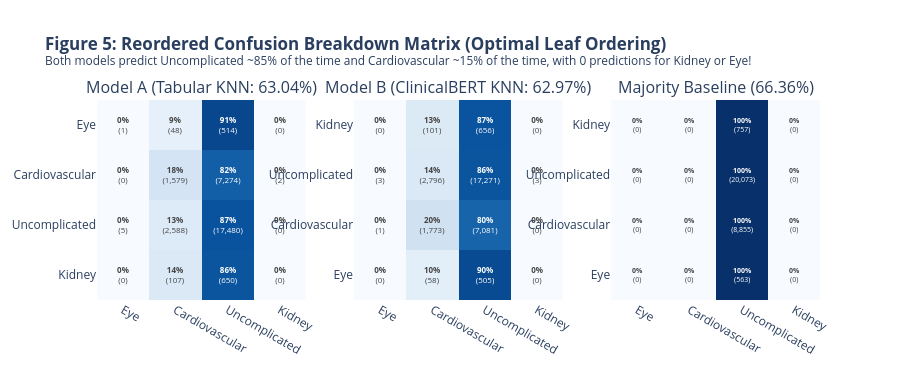

The notebook cell this image was saved under:
### Markdown cell above
## 5. Retrieval Performance vs. Baselines (The 0.0% Minority Recall Failure)

Let's examine the exact metrics from `shared/data/baseline_metrics.json`:

| System | Overall Accuracy | Macro-F1 | Weighted-F1 | Recall: Uncomplicated (66.4%) | Recall: Cardiovascular (29.3%) | Recall: Kidney / Renal (2.5%) | Recall: Eye / Neuro (1.9%) |
| :--- | :---: | :---: | :---: | :---: | :---: | :---: | :---: |
| **Majority Baseline** | **66.36%** | 0.200 | 0.529 | 100.0% | 0.0% | 0.0% | 0.0% |
| **Model A (Tabular KNN)** | **63.04%** | **0.244** | 0.558 | 87.90% | 16.05% | **0.00%** | **0.00%** |
| **Model B (ClinicalBERT KNN)** | **62.97%** | **0.240** | 0.553 | 88.81% | 14.12% | **0.00%** | **0.00%** |
| **Random-Neighbor Baseline** | **62.12%** | 0.227 | 0.542 | 88.90% | 11.15% | 0.00% | 0.00% |

Both $k=10$ retrieval models lose to the 66.36% majority baseline on overall accuracy and achieve **0.0% recall** on Kidney/Renal (0 of 757) and Eye/Neurological (0 of 563) complications because a 2.5% or 1.9% minority class almost never wins a 10-neighbor majority vote!

### Code cell
# Figure 5: Reordered Confusion Matrix (Model A vs Model B vs Majority)
import data_layer
data = data_layer.load()
df = data.df

fig_cm = make_subplots(rows=1, cols=3, subplot_titles=["Model A (Tabular KNN: 63.04%)", "Model B (ClinicalBERT KNN: 62.97%)", "Majority Baseline (66.36%)"])
order = data.order

for col_idx, m_name in enumerate(["model_a", "model_b", "majority"], start=1):
    cm = data.confusion[m_name].loc[order, order]
    rates = cm.div(cm.sum(axis=1), axis=0).fillna(0)
    text = [[f"<b>{rates.iat[i, j]:.0%}</b><br>({int(cm.iat[i, j]):,})" for j in range(4)] for i in range(4)]

    fig_cm.add_trace(go.Heatmap(
        z=rates.to_numpy(),
        x=[p.split(" ")[0] for p in order],
        y=[p.split(" ")[0] for p in order],
        text=text,
        texttemplate="%{text}",
        colorscale="Blues",
        showscale=False,
        zmin=0, zmax=1
    ), row=1, col=col_idx)

fig_cm.update_layout(
    title="<b>Figure 5: Reordered Confusion Breakdown Matrix (Optimal Leaf Ordering)</b><br><sup>Both models predict Uncomplicated ~85% of the time and Cardiovascular ~15% of the time, with 0 predictions for Kidney or Eye!</sup>",
    height=380,
    yaxis=dict(autorange="reversed")
)
fig_cm.show()

### Figure 1 — Plotly figure (JSON) as saved in the notebook; plotly's stock layout.template omitted (floating-point values rounded to 4 significant figures)
{"data": [{"colorscale": [[0.0, "rgb(247,251,255)"], [0.125, "rgb(222,235,247)"], [0.25, "rgb(198,219,239)"], [0.375, "rgb(158,202,225)"], [0.5, "rgb(107,174,214)"], [0.625, "rgb(66,146,198)"], [0.75, "rgb(33,113,181)"], [0.875, "rgb(8,81,156)"], [1.0, "rgb(8,48,107)"]], "showscale": false, "text": [["<b>0%</b><br>(1)", "<b>9%</b><br>(48)", "<b>91%</b><br>(514)", "<b>0%</b><br>(0)"], ["<b>0%</b><br>(0)", "<b>18%</b><br>(1,579)", "<b>82%</b><br>(7,274)", "<b>0%</b><br>(2)"], ["<b>0%</b><br>(5)", "<b>13%</b><br>(2,588)", "<b>87%</b><br>(17,480)", "<b>0%</b><br>(0)"], ["<b>0%</b><br>(0)", "<b>14%</b><br>(107)", "<b>86%</b><br>(650)", "<b>0%</b><br>(0)"]], "texttemplate": "%{text}", "x": ["Eye", "Cardiovascular", "Uncomplicated", "Kidney"], "y": ["Eye", "Cardiovascular", "Uncomplicated", "Kidney"], "z": [[0.001776, 0.08526, 0.913, 0.0], [0.0, 0.1783, 0.8215, 0.0002259], [0.0002491, 0.1289, 0.8708, 0.0], [0.0, 0.1413, 0.8587, 0.0]], "zmax": 1, "zmin": 0, "type": "heatmap", "xaxis": "x", "yaxis": "y"}, {"colorscale": [[0.0, "rgb(247,251,255)"], [0.125, "rgb(222,235,247)"], [0.25, "rgb(198,219,239)"], [0.375, "rgb(158,202,225)"], [0.5, "rgb(107,174,214)"], [0.625, "rgb(66,146,198)"], [0.75, "rgb(33,113,181)"], [0.875, "rgb(8,81,156)"], [1.0, "rgb(8,48,107)"]], "showscale": false, "text": [["<b>0%</b><br>(0)", "<b>10%</b><br>(58)", "<b>90%</b><br>(505)", "<b>0%</b><br>(0)"], ["<b>0%</b><br>(1)", "<b>20%</b><br>(1,773)", "<b>80%</b><br>(7,081)", "<b>0%</b><br>(0)"], ["<b>0%</b><br>(3)", "<b>14%</b><br>(2,796)", "<b>86%</b><br>(17,271)", "<b>0%</b><br>(3)"], ["<b>0%</b><br>(0)", "<b>13%</b><br>(101)", "<b>87%</b><br>(656)", "<b>0%</b><br>(0)"]], "texttemplate": "%{text}", "x": ["Eye", "Cardiovascular", "Uncomplicated", "Kidney"], "y": ["Eye", "Cardiovascular", "Uncomplicated", "Kidney"], "z": [[0.0, 0.103, 0.897, 0.0], [0.0001129, 0.2002, 0.7997, 0.0], [0.0001495, 0.1393, 0.8604, 0.0001495], [0.0, 0.1334, 0.8666, 0.0]], "zmax": 1, "zmin": 0, "type": "heatmap", "xaxis": "x2", "yaxis": "y2"}, {"colorscale": [[0.0, "rgb(247,251,255)"], [0.125, "rgb(222,235,247)"], [0.25, "rgb(198,219,239)"], [0.375, "rgb(158,202,225)"], [0.5, "rgb(107,174,214)"], [0.625, "rgb(66,146,198)"], [0.75, "rgb(33,113,181)"], [0.875, "rgb(8,81,156)"], [1.0, "rgb(8,48,107)"]], "showscale": false, "text": [["<b>0%</b><br>(0)", "<b>0%</b><br>(0)", "<b>100%</b><br>(563)", "<b>0%</b><br>(0)"], ["<b>0%</b><br>(0)", "<b>0%</b><br>(0)", "<b>100%</b><br>(8,855)", "<b>0%</b><br>(0)"], ["<b>0%</b><br>(0)", "<b>0%</b><br>(0)", "<b>100%</b><br>(20,073)", "<b>0%</b><br>(0)"], ["<b>0%</b><br>(0)", "<b>0%</b><br>(0)", "<b>100%</b><br>(757)", "<b>0%</b><br>(0)"]], "texttemplate": "%{text}", "x": ["Eye", "Cardiovascular", "Uncomplicated", "Kidney"], "y": ["Eye", "Cardiovascular", "Uncomplicated", "Kidney"], "z": [[0.0, 0.0, 1.0, 0.0], [0.0, 0.0, 1.0, 0.0], [0.0, 0.0, 1.0, 0.0], [0.0, 0.0, 1.0, 0.0]], "zmax": 1, "zmin": 0, "type": "heatmap", "xaxis": "x3", "yaxis": "y3"}], "layout": {"xaxis": {"anchor": "y", "domain": [0.0, 0.2889]}, "yaxis": {"anchor": "x", "domain": [0.0, 1.0], "autorange": "reversed"}, "xaxis2": {"anchor": "y2", "domain": [0.3556, 0.6444]}, "yaxis2": {"anchor": "x2", "domain": [0.0, 1.0]}, "xaxis3": {"anchor": "y3", "domain": [0.7111, 1.0]}, "yaxis3": {"anchor": "x3", "domain": [0.0, 1.0]}, "annotations": [{"font": {"size": 16}, "showarrow": false, "text": "Model A (Tabular KNN: 63.04%)", "x": 0.1444, "xanchor": "center", "xref": "paper", "y": 1.0, "yanchor": "bottom", "yref": "paper"}, {"font": {"size": 16}, "showarrow": false, "text": "Model B (ClinicalBERT KNN: 62.97%)", "x": 0.5, "xanchor": "center", "xref": "paper", "y": 1.0, "yanchor": "bottom", "yref": "paper"}, {"font": {"size": 16}, "showarrow": false, "text": "Majority Baseline (66.36%)", "x": 0.8556, "xanchor": "center", "xref": "paper", "y": 1.0, "yanchor": "bottom", "yref": "paper"}], "title": {"text": "<b>Figure 5: Reordered Confusion Breakdown Matrix (Optimal Leaf Ordering)</b><br><sup>Both models predict Uncomplicated ~85% of the time and Cardiovascular ~15% of the time, with 0 predictions for Kidney or Eye!</sup>"}, "height": 380}}
